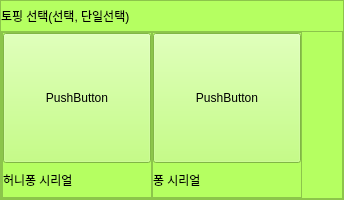
                 <widget class="QFrame" name="option_frame_10">
                  <property name="minimumSize">
                   <size>
                    <width>0</width>
                    <height>200</height>
                   </size>
                  </property>
                  <property name="maximumSize">
                   <size>
                    <width>16777215</width>
                    <height>200</height>
                   </size>
                  </property>
                  <property name="styleSheet">
                   <string notr="true">background-color: rgb(181, 255, 97);</string>
                  </property>
                  <property name="frameShape">
                   <enum>QFrame::StyledPanel</enum>
                  </property>
                  <property name="frameShadow">
                   <enum>QFrame::Raised</enum>
                  </property>
                  <layout class="QVBoxLayout" name="verticalLayout_31">
                   <property name="spacing">
                    <number>0</number>
                   </property>
                   <property name="leftMargin">
                    <number>0</number>
                   </property>
                   <property name="topMargin">
                    <number>0</number>
                   </property>
                   <property name="rightMargin">
                    <number>0</number>
                   </property>
                   <property name="bottomMargin">
                    <number>0</number>
                   </property>
                   <item>
                    <widget class="QLabel" name="option_10_title">
                     <property name="minimumSize">
                      <size>
                       <width>0</width>
                       <height>0</height>
                      </size>
                     </property>
                     <property name="maximumSize">
                      <size>
                       <width>16777215</width>
                       <height>30</height>
                      </size>
                     </property>
                     <property name="text">
                      <string>토핑 선택(선택, 단일선택)</string>
                     </property>
                    </widget>
                   </item>
                   <item>
                    <widget class="QFrame" name="frame_29">
                     <property name="frameShape">
                      <enum>QFrame::StyledPanel</enum>
                     </property>
                     <property name="frameShadow">
                      <enum>QFrame::Raised</enum>
                     </property>
                     <layout class="QHBoxLayout" name="horizontalLayout_12">
                      <property name="spacing">
                       <number>0</number>
                      </property>
                      <property name="leftMargin">
                       <number>0</number>
                      </property>
                      <property name="topMargin">
                       <number>0</number>
                      </property>
                      <property name="rightMargin">
                       <number>0</number>
                      </property>
                      <property name="bottomMargin">
                       <number>0</number>
                      </property>
                      <item>
                       <widget class="QFrame" name="frame_30">
                        <property name="minimumSize">
                         <size>
                          <width>150</width>
                          <height>0</height>
                         </size>
                        </property>
                        <property name="frameShape">
                         <enum>QFrame::StyledPanel</enum>
                        </property>
                        <property name="frameShadow">
                         <enum>QFrame::Raised</enum>
                        </property>
                        <layout class="QVBoxLayout" name="verticalLayout_32">
                         <property name="spacing">
                          <number>0</number>
                         </property>
                         <property name="leftMargin">
                          <number>0</number>
                         </property>
                         <property name="topMargin">
                          <number>0</number>
                         </property>
                         <property name="rightMargin">
                          <number>0</number>
                         </property>
                         <property name="bottomMargin">
                          <number>0</number>
                         </property>
                         <item>
                          <widget class="QPushButton" name="option_10_btn_1">
                           <property name="minimumSize">
                            <size>
                             <width>0</width>
                             <height>130</height>
                            </size>
                           </property>
                           <property name="cursor">
                            <cursorShape>OpenHandCursor</cursorShape>
                           </property>
                           <property name="text">
                            <string>PushButton</string>
                           </property>
                           <property name="checkable">
                            <bool>true</bool>
                           </property>
                          </widget>
                         </item>
                         <item>
                          <widget class="QLabel" name="option_10_label_1">
                           <property name="text">
                            <string>허니퐁 시리얼</string>
                           </property>
                          </widget>
                         </item>
                        </layout>
                       </widget>
                      </item>
                      <item>
                       <widget class="QFrame" name="frame_31">
                        <property name="minimumSize">
                         <size>
                          <width>150</width>
                          <height>0</height>
                         </size>
                        </property>
                        <property name="frameShape">
                         <enum>QFrame::StyledPanel</enum>
                        </property>
                        <property name="frameShadow">
                         <enum>QFrame::Raised</enum>
                        </property>
                        <layout class="QVBoxLayout" name="verticalLayout_33">
                         <property name="spacing">
                          <number>0</number>
                         </property>
                         <property name="leftMargin">
                          <number>0</number>
                         </property>
                         <property name="topMargin">
                          <number>0</number>
                         </property>
                         <property name="rightMargin">
                          <number>0</number>
                         </property>
                         <property name="bottomMargin">
                          <number>0</number>
                         </property>
                         <item>
                          <widget class="QPushButton" name="option_10_btn_2">
                           <property name="minimumSize">
                            <size>
                             <width>0</width>
                             <height>130</height>
                            </size>
                           </property>
                           <property name="cursor">
                            <cursorShape>OpenHandCursor</cursorShape>
                           </property>
                           <property name="text">
                            <string>PushButton</string>
                           </property>
                           <property name="checkable">
                            <bool>true</bool>
                           </property>
                          </widget>
                         </item>
                         <item>
                          <widget class="QLabel" name="option_10_label_2">
                           <property name="text">
                            <string>퐁 시리얼</string>
                           </property>
                          </widget>
                         </item>
                        </layout>
                       </widget>
                      </item>
                      <item>
                       <spacer name="horizontalSpacer_11">
                        <property name="orientation">
                         <enum>Qt::Horizontal</enum>
                        </property>
                        <property name="sizeHint" stdset="0">
                         <size>
                          <width>40</width>
                          <height>20</height>
                         </size>
                        </property>
                       </spacer>
                      </item>
                     </layout>
                    </widget>
                   </item>
                  </layout>
                 </widget>
